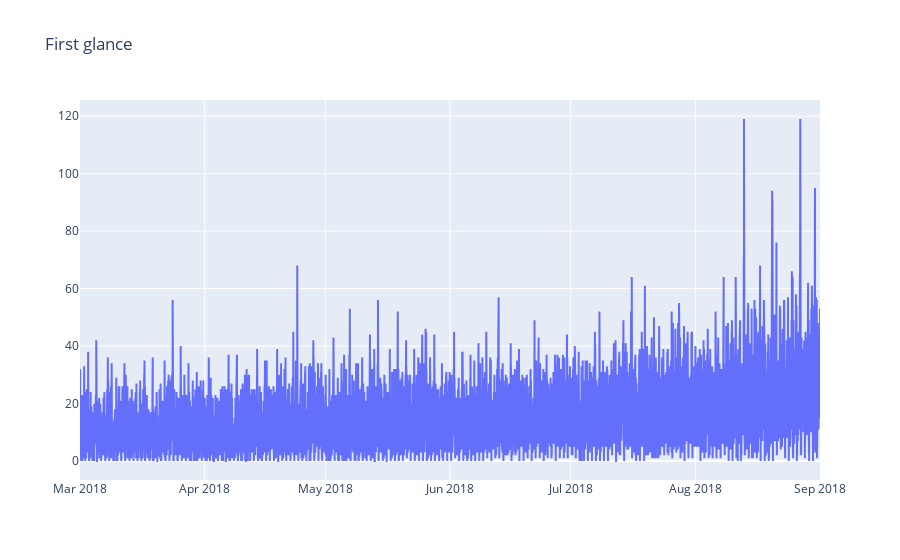

This figure's notebook cell:
### Code cell
plotly_df(data, title = "First glance")

### Figure 1 — Plotly figure (JSON) as saved in the notebook; plotly's stock layout.template omitted (floating-point values rounded to 4 significant figures; data arrays with more than 128 entries replaced by an {"elided": "..."} marker saying what was removed)
{"data": [{"mode": "lines", "name": "num_orders", "type": "scatter", "x": {"elided": "26496 str values"}, "y": {"elided": "26496 int values"}}], "layout": {"title": {"text": "First glance"}}}
